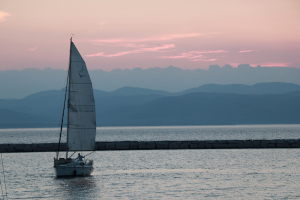
%> input picture image_segment.png, 300 x 200 px
$ octave K_means.m   (GNU Octave 9; MATLAB toolbox functions it lacks are replaced by stand-ins)
%> lines starting %> are read from the running program, lines starting %| are printed output that depends on the picture
%read the image
img = imread('image_segment.png');
%> img is the input picture: size 200x300x3 uint8; mean R, G, B 139.8, 139.6, 144.7
I = im2double(img);
K=3;
F = reshape(I,size(I,1)*size(I,2),3);
centers = [0.2 0.1 0.2; 0.8 0.5 0.2; 0.6 0.2 0.1]; % Therefore, number of clusters is 3
temp_dis_and_label   = zeros(size(F,1),K+2);          % Distances and Labels
iterations   = 3;                                     % K-means Iteration
for n = 1:iterations
   for i = 1:size(F,1)
      for j = 1:K
        temp_distance_label(i,j) = norm(F(i,:) - centers(j,:));
      end
      [Distance, CN] = min(temp_distance_label(i,1:K));               % 1:K are Distance from Cluster Centers 1:K
      temp_distance_label(i,K+1) = CN;                                % K+1 is Cluster Label
      temp_distance_label(i,K+2) = Distance;                          % K+2 is Minimum Distance
   end
   for i = 1:K
      A = (temp_distance_label(:,K+1) == i);                          % Cluster K Points
      centers(i,:) = mean(F(A,:));                      % New Cluster Centers
      if sum(isnan(centers(:))) ~= 0                    % If CENTS(i,:) Is Nan Then Replace It With Random Point
         NC = find(isnan(centers(:,1)) == 1);           % Find Nan Centers
         for Ind = 1:size(NC,1)
         centers(NC(Ind),:) = [0.1 0.1 0.1];
         end
      end
   end
end
%> after the loop, centers = [0.204 0.296 0.359; 0.764 0.681 0.669; 0.442 0.512 0.554]
X = zeros(size(F));
for i = 1:K
idx = find(temp_distance_label(:,K+1) == i);
X(idx,:) = repmat(centers(i,:),size(idx,1),1);
end
T = reshape(X,size(I,1),size(I,2),3);
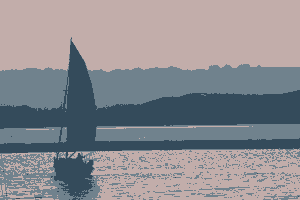
%> T: size 200x300x3 double; mean R, G, B 0.548, 0.547, 0.567; mean of the top-left, top-right, bottom-left and bottom-right quarters 0.624, 0.627, 0.455, 0.512
figure()
subplot(121); imshow(I); title('original')
subplot(122); imshow(T); title('segmented')
disp('number of segments ='); disp(K)
final_centers = centers;
%> final_centers has the same summary as centers
disp(centers)
%|    0.2040   0.2956   0.3588
%|    0.7640   0.6815   0.6693
%|    0.4424   0.5118   0.5541
